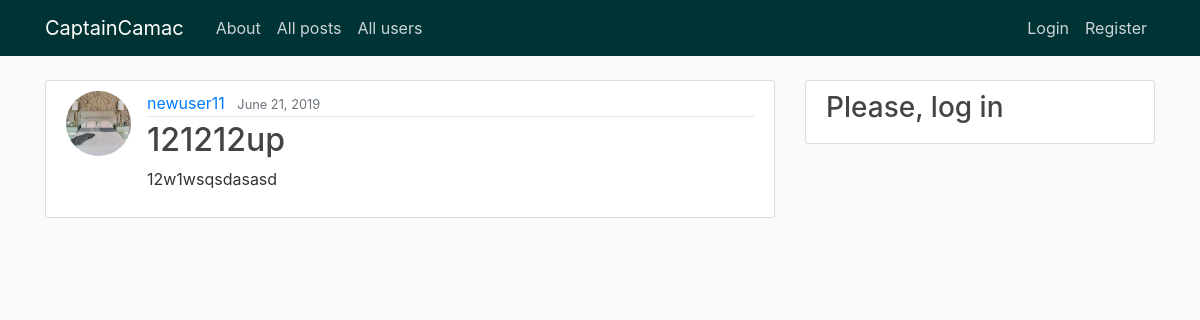
The page /post/30/ on the database its author committed.
### blog/models.py (models this page shows, shortened)
class Post(models.Model):
    title = models.CharField(max_length=100)
    content = models.TextField()
    date_posted = models.DateTimeField(default=timezone.now)
    author = models.ForeignKey(User, on_delete=models.CASCADE)

### users/models.py (models this page shows, shortened)
class Profile(models.Model):
    user = models.OneToOneField(User, on_delete=models.CASCADE)
    image = models.ImageField(default='default.jpg', upload_to='profile_pics')

### blog/views.py (the view)
# urls.py: path('post/<int:pk>/', PostDetailView.as_view(), name='post-detail'),
class PostDetailView(DetailView):
    model = Post

### blog/templates/blog/post_detail.html (shortened to what this page needs)
{% extends "base/base.html" %}
{% block content %}
    <article class="media content-section">
        <img class="rounded-circle article-img" src="{{ object.author.profile.image.url }}">
        <div class="media-body">
            <div class="article-metadata">
                <a class="mr-2" href="{% url 'profile' object.author.id %}">{{ object.author }}</a>
                <small class="text-muted">{{ object.date_posted|date:"F d, Y" }}</small>
            </div>
            <h2 class="article-title">{{ object.title }}</h2>
            <p class="article-content">{{ object.content }}</p>
        </div>
    </article>
{% endblock content %}

### base/static/base/main.css (style rules this page uses)
body { background: #fafafa; color: #333333; margin-top: 5rem; }
h1, h2, h3, h4, h5, h6 { color: #444444; }
.content-section { background: #ffffff; padding: 10px 20px; border: 1px solid #dddddd; border-radius: 3px; margin-bottom: 20px; }
.article-title { color: #444444; }
.article-content { white-space: pre-line; }
.article-img { height: 65px; width: 65px; margin-right: 16px; }
.article-metadata { padding-bottom: 1px; margin-bottom: 4px; border-bottom: 1px solid #e3e3e3 }

### rows shown on the page
Post: author.profile.image (placeholder picture), author "newuser11", date_posted "June 21, 2019", title "121212up", content "12w1wsqsdasasd"
